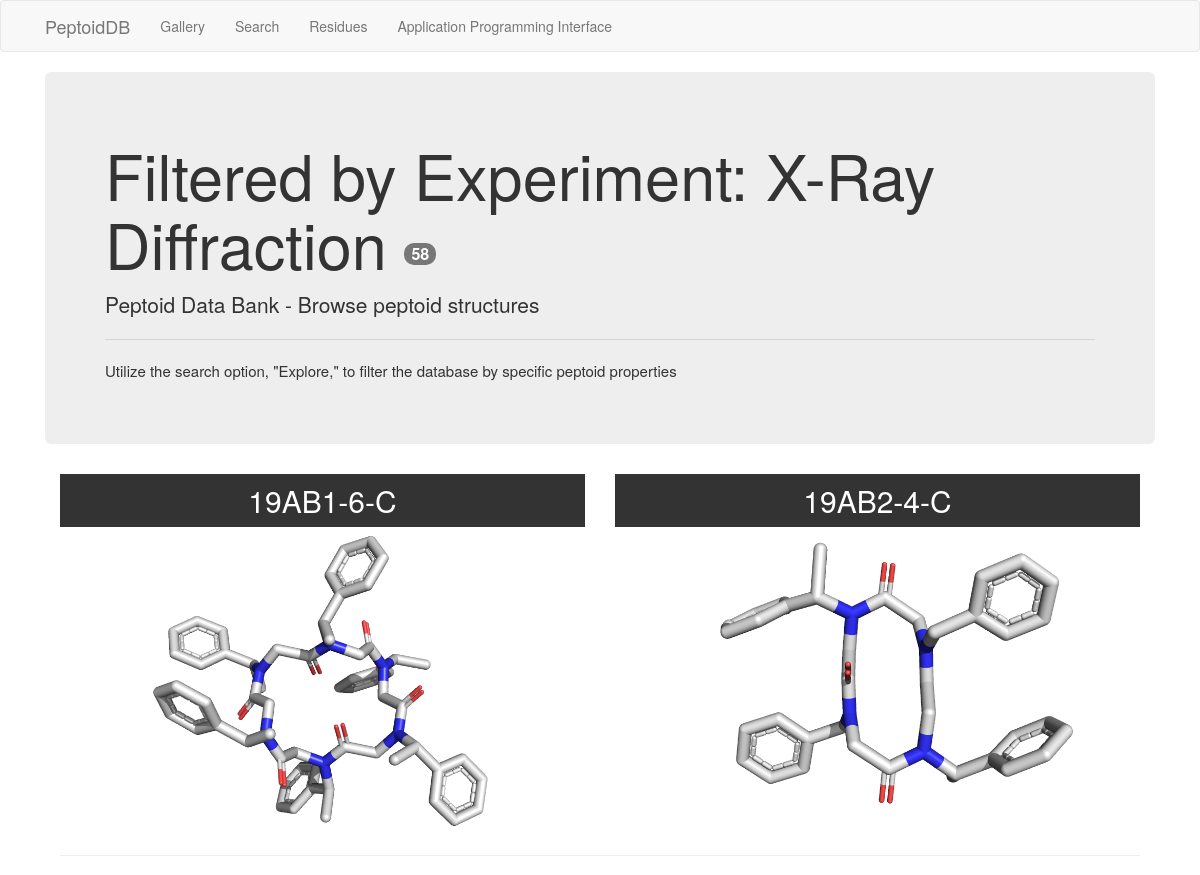
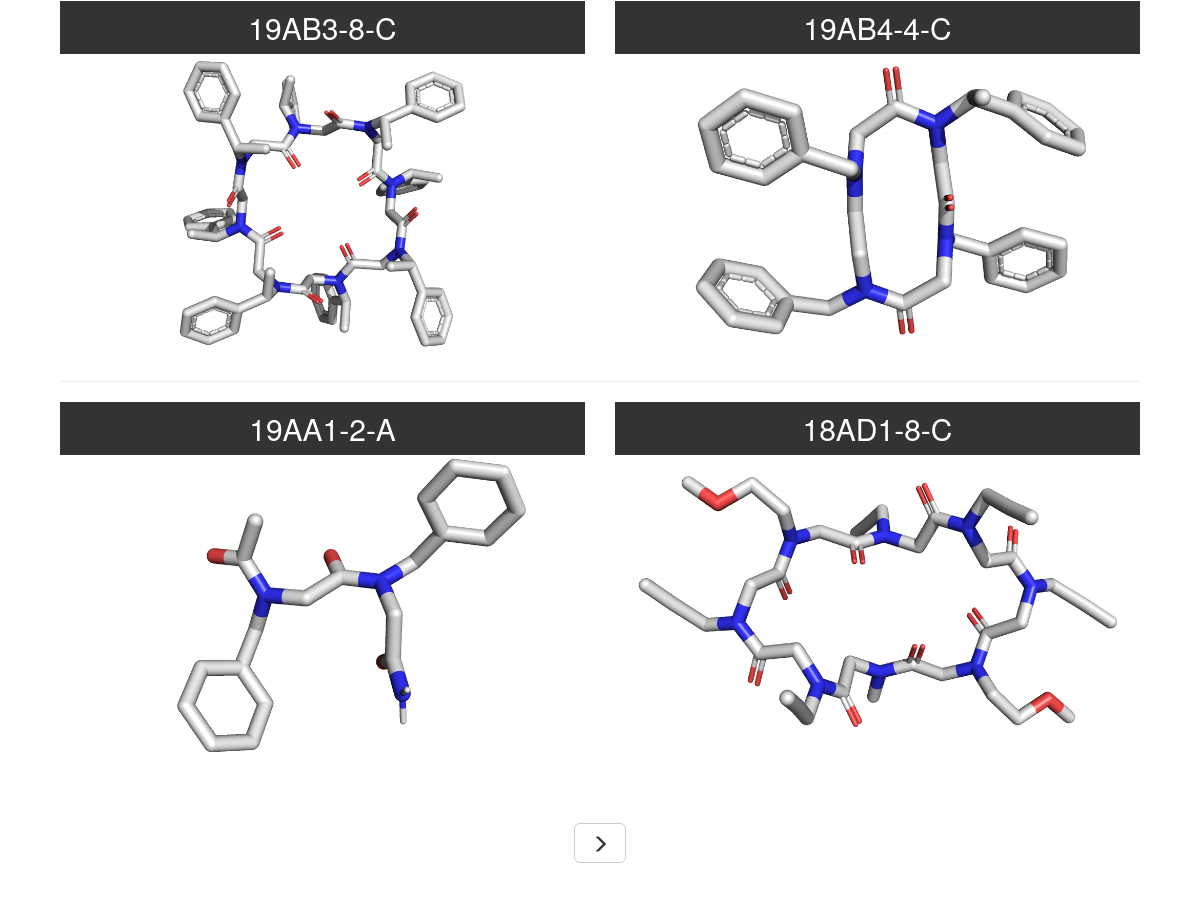
/experiment/X-Ray Diffraction, run on the app's committed database (2 pictures, top to bottom).
### app/models.py (models this page shows, shortened)
class Peptoid(db.Model):
    code = db.Column(db.String(16), primary_key=True)
    title = db.Column(db.Text, index=True, unique=False)
    release = db.Column(db.DateTime, index=True, unique=False)
    experiment = db.Column(db.Text, index=True, unique=False)
    pub_doi = db.Column(db.String(32), index=True, unique=False)
    struct_doi = db.Column(db.String(32), index=True, unique=False)
    topology = db.Column(db.String(1), index=True, unique=False)
    sequence = db.Column(db.String(1024), index=True, unique=False)
    peptoid_author = db.relationship('Author', secondary=peptoid_author, lazy='dynamic',
                                     backref=db.backref('peptoids', order_by='Peptoid.release.desc()'))
    peptoid_residue = db.relationship('Residue', secondary=peptoid_residue, lazy='dynamic',
                                      backref=db.backref('peptoids', order_by='Peptoid.release.desc()'))

### app/routes/routes.py (the view)
@bp.route('/experiment/<var>')
def experiment(var):
    page = request.args.get('page', 1, type=int)  # setting page number
    peptoids = Peptoid.query.order_by(Peptoid.release.desc()).filter_by(
        experiment=var).paginate(page, app.config['PEPTOIDS_PER_PAGE'], True)
    properties = get_home(peptoids.items)
    next_url = url_for('routes.experiment', page=peptoids.next_num,
                       var=var) if peptoids.has_next else None
    prev_url = url_for('routes.experiment', page=peptoids.prev_num,
                       var=var) if peptoids.has_prev else None
    if len(properties[0]) == 0:
        abort(404)
    return render_template('gallery.html',
                           title='Filtered by Experiment: ' + var,
                           pages=peptoids.pages,
                           total=peptoids.total,
                           next_url=next_url,
                           prev_url=prev_url,
                           peptoid_codes=properties[0],
                           peptoid_urls=properties[1],
                           peptoid_titles=properties[2],
                           peptoid_sequences=properties[3],
                           data=properties[4],
                           publications=properties[5]
                           )

### app/templates/gallery.html (shortened to what this page needs)
{% extends "base.html" %}  {%
block styles %} {{super()}}
<link
  rel="stylesheet"
  href="{{url_for('static', filename='bootstrap-grid.css')}}"
/>
<link rel="stylesheet" href="{{url_for('static', filename='images.css')}}" />
{% endblock %}  {% block app_content %}
<div class="jumbotron">
  <h1 class="display-4">
    {{ title }}
    <span class="badge badge-secondary" style="font-size: medium;"
      >{{ total }}</span
    >
  </h1>
  <p>Peptoid Data Bank - Browse peptoid structures</p>
  <hr class="my-4" />
  <p style="font-size: 1.5rem; font-weight: 300;">
    Utilize the search option, "Explore," to filter the database by specific
    peptoid properties
  </p>
</div>
<div class="container">
  <div class="row block-center">
    {% for i in range(peptoid_codes.__len__())%} {% if i ==
    (peptoid_codes.__len__()-1) %}
    <div class="col-sm-6">
      {% else %}
      <div class="col-sm">
        {% endif %}
        <div class="header">
          <h2>{{ peptoid_codes[i] }}</h2>
        </div>
        <div class="fall-item fall-effect">
          <img
            src="{{url_for('static', filename='peptoids/'+peptoid_codes[i][:5]+'.png')}}"
          />
        </div>
      </div>
      {% if (i+1) % 2 == 0 and i != (peptoid_codes.__len__()-1)%}
    </div>
    <hr />
    <div class="row">{% endif %} {% endfor %}</div>
    <br />
    <br />
    <br />
    <div class="row block-center">
      <div class="col text-center" style="padding-bottom: 4em;">
        <div
          class="btn-group btn-group-lg"
          role="group"
          aria-label="Basic example"
          style="margin: 0 auto;"
        >
          {% if next_url %}
          <a class="btn btn-default" href="{{next_url}}"><span class="glyphicon glyphicon-menu-right" aria-hidden="true"></span></a>
          {% endif %}
        </div>
      </div>
    </div>
    {% endblock %}

### app/static/images.css (style rules this page uses)
.fall-item { width: 100%; height: auto; overflow: hidden; position: relative; text-align: center; }
.fall-item img { display: block; position: relative; width: 100%; height: auto; }
.header h2 { color: #fff; text-align: center; position: relative; padding: 10px; background: rgba(0, 0, 0, 0.8); margin: 0 0 0 0; }

### data on the page
Peptoid: code "19AB1-6-C"
Peptoid: code "19AB2-4-C"
Peptoid: code "19AB3-8-C"
Peptoid: code "19AB4-4-C"
Peptoid: code "19AA1-2-A"
Peptoid: code "18AD1-8-C"

### other printed values
{{ title }} "Filtered by Experiment: X-Ray Diffraction"
{{ total }} "58"
